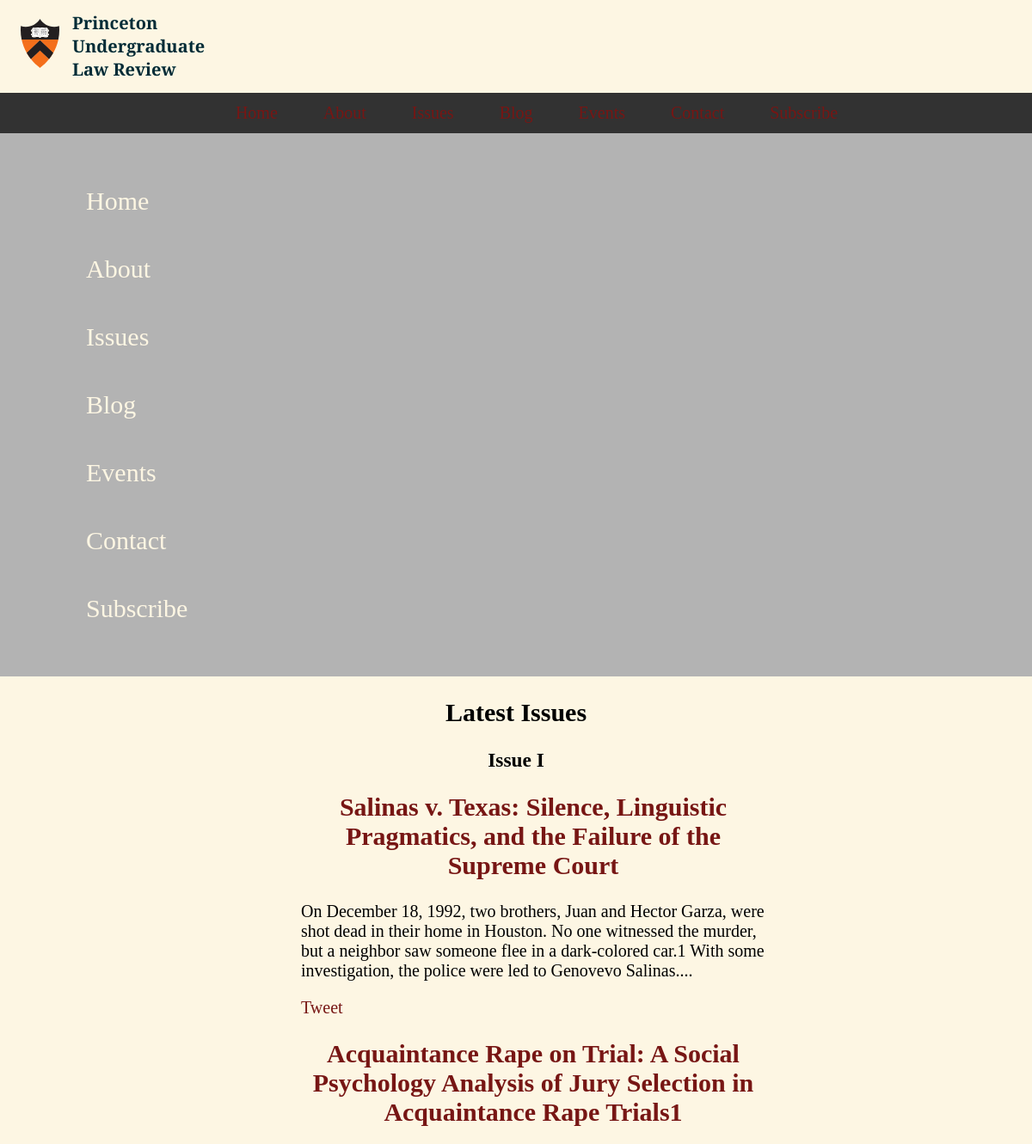
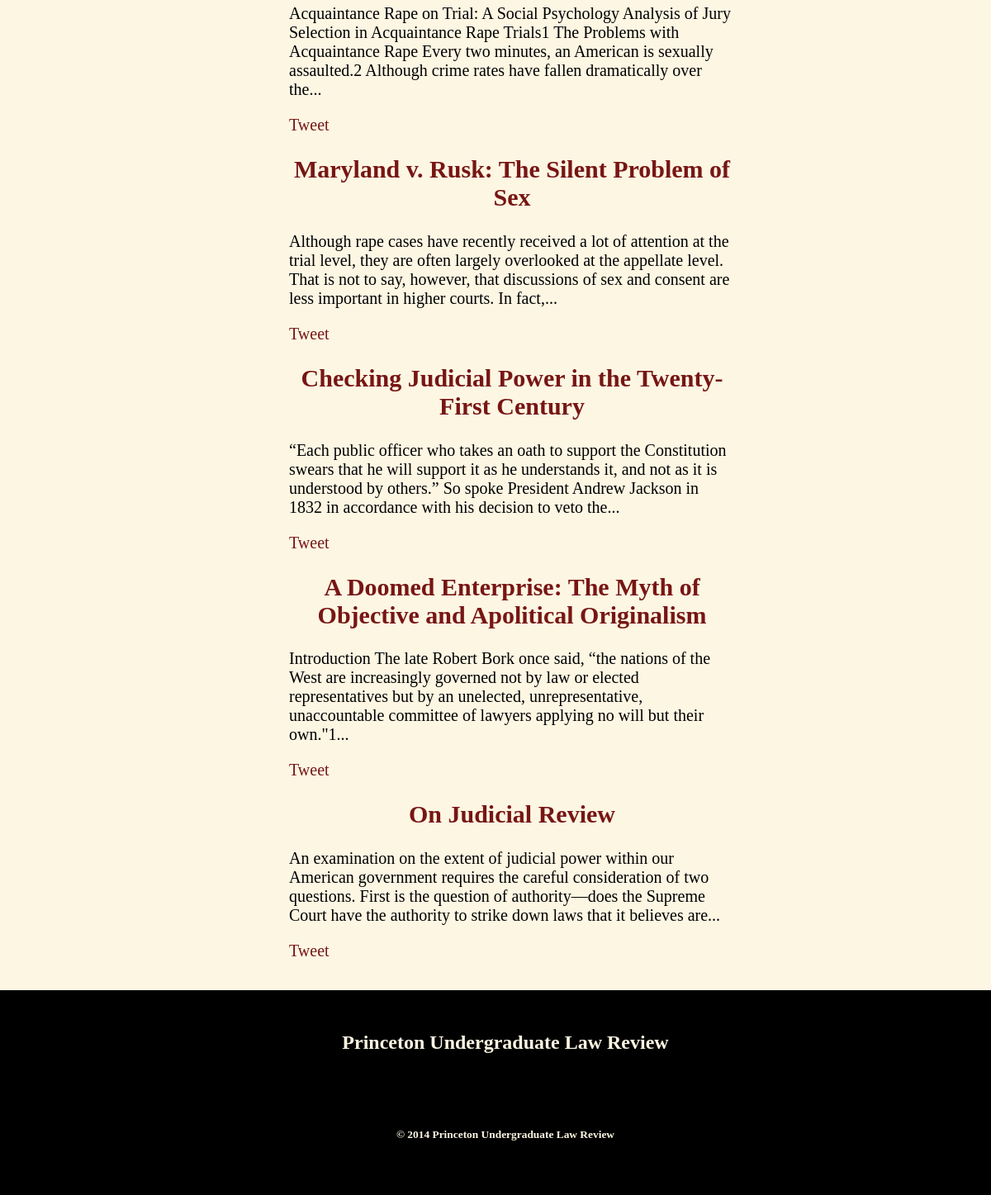
The app's page /issues/ with its own data (2 pictures, top to bottom).
### models.py (models this page shows, shortened)
class Article(Base):
	__tablename__ = 'article'
	id = Column(Integer, primary_key=True, autoincrement=True)
	title = Column(String(256), unique=True, index=True)
	byline = Column(String(128))
	publication_date = Column(Date)
	content = Column(UnicodeText(), nullable=False)
	url = Column(String(128), unique=True, index=True)
	image_url = Column(String(1024))

### views.py (the view)
@app.route('/issues/')
def issues():
	q = db.session.query(Article)
	articles = q.all()
	return render_template('issues.html', articles=articles)

### __init__.py (called while the page is built)
@app.teardown_appcontext
def shutdown_session(exception=None):
	db_session.remove()

### templates/issues.html (shortened to what this page needs)
{% extends 'layout.html' %}
  {% set active_page = 'issues' %}
    {% block content %}
      <div class="title-block">
	       <h2>Latest Issues</h2>
      </div>
	  {% if articles %}
	  <h3>Issue I</h3>
	  <ul class="article-list">
	    {% for article in articles %}
	      <li>
	        <h2><a href=" {{ url_for('static', filename=article.url ) }} "> {{ article.title|e }} </a></h2>
	        <p> {{ article.content|truncate|e }} </p>
	      </li>
	      <ul class="publication-social">
		        <li><a class="twitter-share-button"  href="https://twitter.com/share">Tweet</a></li>
	        </ul>
	    {% endfor %}
	  </ul>
	  {% endif %}
   {% endblock content %}

### templates/layout.html (shortened to what this page needs)
<!DOCTYPE html>
 <html class="no-js">
    <head>
    		<link rel="stylesheet" href="{{ url_for('static', filename='styles.css') }}">
        <link rel="stylesheet" href="{{ url_for('static', filename='normalize.css') }}">
        <link rel="stylesheet" href="{{ url_for('static', filename='bower_components/html5-boilerplate/fonts/font-awesome/css/font-awesome.min.css') }}">
        <link rel="stylesheet" href=" {{ url_for('static', filename="jquery.navobile.css")}} ">
    </head>
    <body>
    <div class="container">
    {% set navigation_bar = [
      ('/', 'index', 'Home'),
      ('/about/', 'about', 'About'),
      ('/issues/', 'issues', 'Issues'),
      ('/blog/', 'blog', 'Blog'),
      ('/events', 'events', 'Events'),
      ('/contact/', 'contact', 'Contact'),
      ('/subscribe/', 'subscribe', 'Subscribe')
    ] -%}
    {% set body_background = ['index', 'about', 'issues', 'blog', 'events', 'contact', 'subscribe'] %}
    {% include 'header.html' %}
    <div class="content">
      	{% block content %}
      	{% endblock %}
    </div>
    {% include 'footer.html' %}
    </div>
    </body>
</html>

### templates/header.html (shortened to what this page needs)
<header class="header">
  <div class="break-title">
    <h1 class="large-title">Princeton Undergraduate Law Review</h1>
  </div>
  <img src="{{ url_for('static', filename='images/princeton_shield.svg') }}" alt="crest" class="mobile-crest">
  <nav class="large-nav">
    <ul class="large-nav-ul">
      {% for href, id, caption in navigation_bar %}
        <li {% if id == active_page %} class="active" {% endif %}>
        <a href=" {{ href|e }}">{{ caption|e }}</a>
        </li>
      {% endfor %}
    </ul>
  </nav>
  <nav id="slider">
    <ul>
      {% for href, id, caption in navigation_bar %}
        <li {% if id == active_page %} class="active" {% endif %}>
        <a href=" {{ href|e }}">{{ caption|e }}</a>
        </li>
      {% endfor %}
    </ul>
  </nav>
 </header>

### templates/footer.html
{% block footer %}
  <footer class="footer">
  	<h1>Princeton Undergraduate Law Review</h1>
        <h6 class="copyright">
           &copy; 2014 Princeton Undergraduate Law Review
        </h6>
  </footer>
{% endblock footer %}

### static/styles.css (style rules this page uses)
article,aside,details,figcaption,figure,footer,header,hgroup,main,nav,section,summary { display:block }
html { font-family:sans-serif;-webkit-text-size-adjust:100%;-ms-text-size-adjust:100% }
body { margin:0 }
a { background:transparent }
h1 { font-size:2em;margin:0.67em 0 }
img { border:0 }
html { overflow-x:hidden }
html,body { background:#fdf6e3;font-family:'proxima-nova' }
@media (min-width: 55rem) { html,body { max-width:100%;margin-left:auto;margin-right:auto } }
@media (min-width: 55rem) { html:after,body:after { content:" ";display:block;clear:both } }
.container { min-height:120vh;position:relative }
body { font-size:125%;font-family:'Alegreya';min-width:350px;min-height:100vh;-moz-box-shadow:0px 0px 5px #333;-webkit-box-shadow:0px 0px 5px #333;box-shadow:0px 0px 5px #333 }
a { text-decoration:none;color:#fdf6e3 }
a:link { color:#771614 }
h1,h2,h3,h4,h5,h6 { font-family:'kepler-std-extended-display';text-align:center }
.container { max-width:100%;margin-left:auto;margin-right:auto;max-width:100% }
.container:after { content:" ";display:block;clear:both }
.content { max-width:100%;margin-left:auto;margin-right:auto;overflow:hidden;*zoom:1;width:100%;padding-bottom:14rem }
.content:after { content:" ";display:block;clear:both }
.header { z-index:10001;position:relative;width:100%;margin:0 auto;padding:0;background:black;font-family:'Cinzel';color:#002b36;font-size:100%;text-align:left;overflow:hidden;*zoom:1 }
@media (min-width: 55rem) { .header { position:relative;background:#fdf6e3 } }
.header .large-nav ul { padding:0;margin:0;display:none }
@media (min-width: 55rem) { .header .large-nav ul { display:block;width:100%;background:#323232;margin:0;padding:0.6em 1.2em;list-style:none;text-align:center } }
.header .large-nav ul li { margin:0;display:inline }
.header .large-nav li a { padding:0.6em 1.2em;display:inline;text-decoration:none;-moz-transition-property:all;-o-transition-property:all;-webkit-transition-property:all;transition-property:all;-moz-transition-duration:0.5s;-o-transition-duration:0.5s;-webkit-transition-duration:0.5s;transition-duration:0.5s }
#slider { overflow:auto;padding:1.2em;background:#b3b3b3 }
#slider ul li { display:block;padding:0.6em 1.2em;margin:0.3em auto;font-size:150%;color:#fdf6e3;cursor:pointer }
#slider a:visited,#slider a:link { color:#fdf6e3 }
.large-title { display:none }
@media (min-width: 55rem) { .large-title { display:inline-block;padding-left:4.2em;width:15.17%;font-family:'Cinzel';font-size:100%;text-align:left } }
.mobile-crest { display:none;position:absolute;top:-4.5px;right:5px;width:45px;max-height:80%;margin:0.6em }
@media (min-width: 55rem) { .mobile-crest { display:inline;top:10px;left:1%;max-height:100%;width:45px } }
.publication-social { padding-left:0;margin-left:0;list-style-type:none }
.publication-social li { position:relative;display:inline }
.footer { display:flex;flex-flow:column nowrap;justify-content:space-around;align-items:stretch;position:absolute;bottom:0;left:0;right:0;width:100%;height:14rem;padding:0.6em 0.6em;background:#000;color:#fdf6e3;text-align:center }
.footer h1 { font-size:1.2em }
.article-list { list-style:none;padding-bottom:2em }
@media (min-width: 55rem) { .article-list { display:block;margin:0 auto;width:45% } }

### records on screen
Article: title "Salinas v. Texas: Silence, Linguistic Pragmatics, and the Failure of the Supreme Court", content "On December 18, 1992, two brothers, Juan and Hector Garza, were shot dead in their home in Houston. No one witnessed the murder, but a neighbor saw someone flee in a dark-colored car.1 With some investigation, the police were led to Genovevo Salinas...."
Article: title "Acquaintance Rape on Trial: A Social Psychology Analysis of Jury Selection in Acquaintance Rape Trials1", content "Acquaintance Rape on Trial: A Social Psychology Analysis of Jury Selection in Acquaintance Rape Trials1 The Problems with Acquaintance Rape Every two minutes, an American is sexually assaulted.2 Although crime rates have fallen dramatically over the..."
Article: title "Maryland v. Rusk: The Silent Problem of Sex", content "Although rape cases have recently received a lot of attention at the trial level, they are often largely overlooked at the appellate level. That is not to say, however, that discussions of sex and consent are less important in higher courts. In fact,..."
Article: title "Checking Judicial Power in the Twenty-First Century", content "“Each public officer who takes an oath to support the Constitution swears that he will support it as he understands it, and not as it is understood by others.” So spoke President Andrew Jackson in 1832 in accordance with his decision to veto the..."
Article: title "A Doomed Enterprise: The Myth of Objective and Apolitical Originalism", content "Introduction The late Robert Bork once said, “the nations of the West are increasingly governed not by law or elected representatives but by an unelected, unrepresentative, unaccountable committee of lawyers applying no will but their own.\"1..."
Article: title "On Judicial Review", content "An examination on the extent of judicial power within our American government requires the careful consideration of two questions. First is the question of authority—does the Supreme Court have the authority to strike down laws that it believes are..."

### other values on screen
{{ caption|e }} "Home" "About" "Issues" "Blog" "Events" "Contact" "Subscribe"
